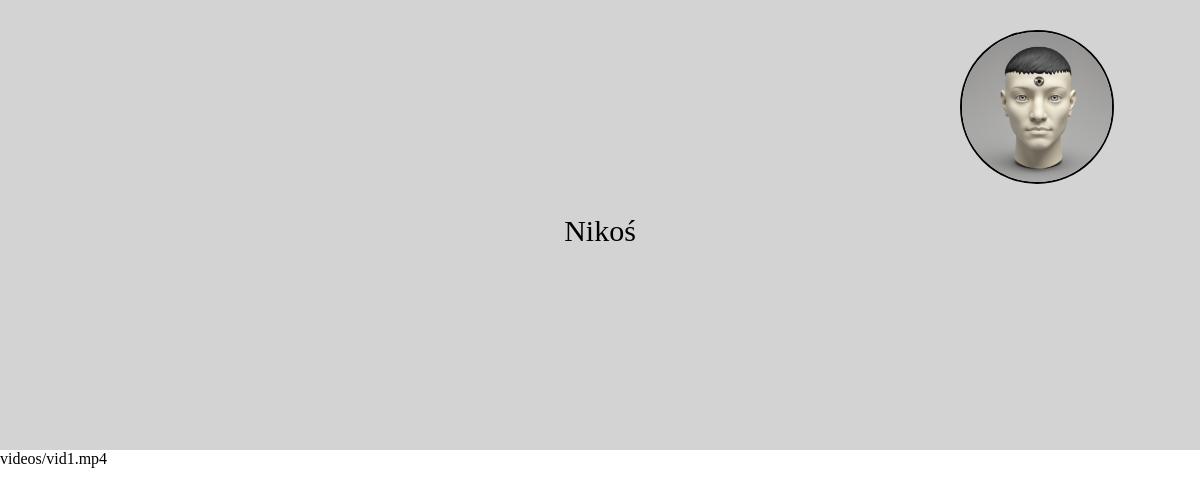
/user_profile/user.php, run on an earlier commit of the app's database.
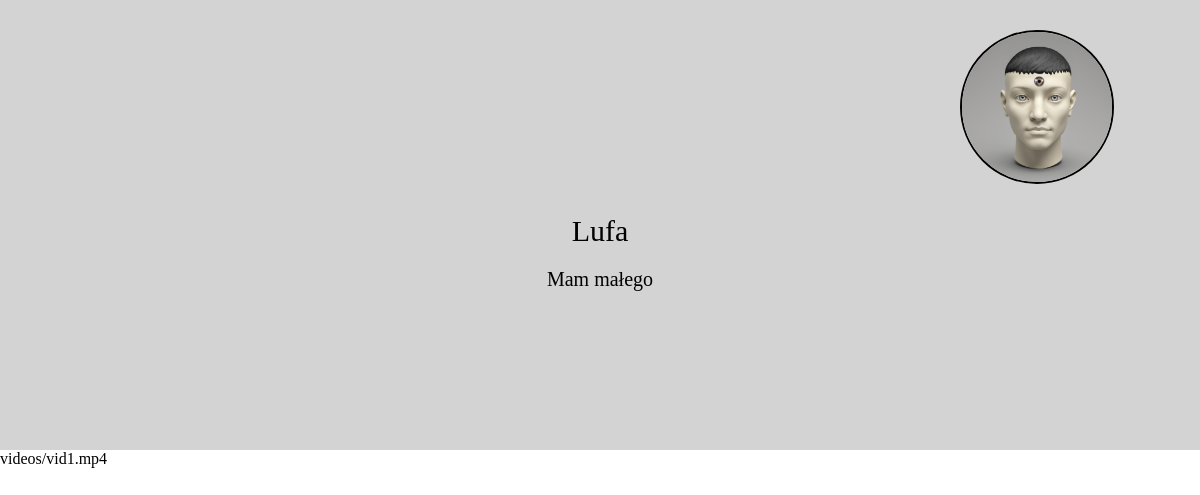
And on a later commit of the database.
### tables this page shows
CREATE TABLE `video` (
  `id` int(11) NOT NULL,
  `user_id` int(11) NOT NULL,
  `title` varchar(255) NOT NULL,
  `description` varchar(255) NOT NULL,
  `url` varchar(255) NOT NULL
);

CREATE TABLE `user` (
  `id` int(11) NOT NULL,
  `login` varchar(255) NOT NULL,
  `email` varchar(255) NOT NULL,
  `password` varchar(255) NOT NULL,
  `pastome` varchar(255) NOT NULL,
  `isadmin` tinyint(1) NOT NULL DEFAULT 0,
  `user_url` varchar(255) NOT NULL,
  `description` varchar(255) NOT NULL
);

### user_profile/user.php (the view, shortened to what this page needs)
<DOCTYPE html!>
<html>
<head>
</head>
<body>
<?php
    $conn = mysqli_connect('localhost','root','','cingciong');
    $zapytanie1  = "SELECT user.login, user.description, video.url FROM user INNER JOIN video ON user.id = video.id WHERE user.id = 1 AND video.id = 1;";
    $query1 = mysqli_query($conn, $zapytanie1);
    while($i = mysqli_fetch_row($query1)) {
        echo ("
            <div class='profil'>
                <div class='imguser'>
                    <img src='avatar-def.png'>
                </div>
                <div class='nickname'>
                    ".$i[0]."
                </div>
                <div class='opis'>
                    ".$i[1]."
                </div>
            </div>
            <div class='filmy'>
                ".$i[2]."
            </div>
        ");
    }
?>
</body>
</html>

### user_profile/user.php (style rules this page uses)
* { margin: 0; padding: 0; }
.profil { height: 450px; background: lightgrey; }
.imguser img { border-radius: 50%; border: 2px solid black; width: 150px; height: 150px; margin: 30px 0px 30px 960px; }
.nickname { text-align: center; font-size: 30px; }
.opis { text-align: center; font-size: 20px; margin: auto; margin-top: 20px; width: 250px; height: 150px; }
.filmy { display: flex; flex-wrap: wrap; float: left; }

What changed in the data, as far as the page shows it:
changed video "videos/vid1.mp4": user.login "Nikoś" → "Lufa"; user.description (not shown) → "Mam małego"
